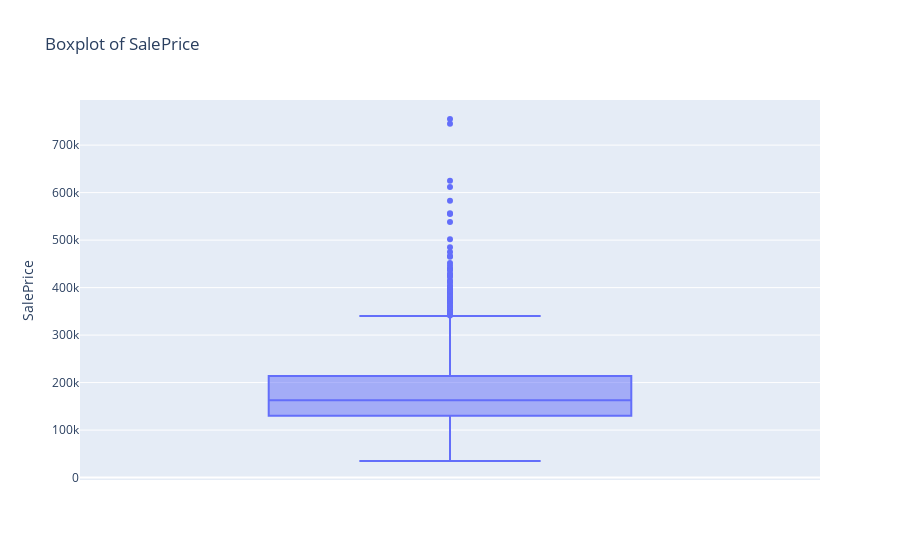

Notebook source saved alongside this figure:
### Markdown cell above
- Box plot for SalePrice

### Code cell
if SHOW_GRAPHS:
    fig = px.box(train_data, y='SalePrice', title='Boxplot of SalePrice')
    fig.show()

### Figure 1 — Plotly figure (JSON) as saved in the notebook; plotly's stock layout.template omitted (floating-point values rounded to 4 significant figures; data arrays with more than 128 entries replaced by an {"elided": "..."} marker saying what was removed)
{"data": [{"alignmentgroup": "True", "hovertemplate": "SalePrice=%{y}<extra></extra>", "legendgroup": "", "marker": {"color": "#636efa"}, "name": "", "notched": false, "offsetgroup": "", "orientation": "v", "showlegend": false, "type": "box", "x0": " ", "xaxis": "x", "y": {"elided": "1460 int values"}, "y0": " ", "yaxis": "y"}], "layout": {"boxmode": "group", "legend": {"tracegroupgap": 0}, "title": {"text": "Boxplot of SalePrice"}, "xaxis": {"anchor": "y", "domain": [0, 1]}, "yaxis": {"anchor": "x", "domain": [0, 1], "title": {"text": "SalePrice"}}}}
